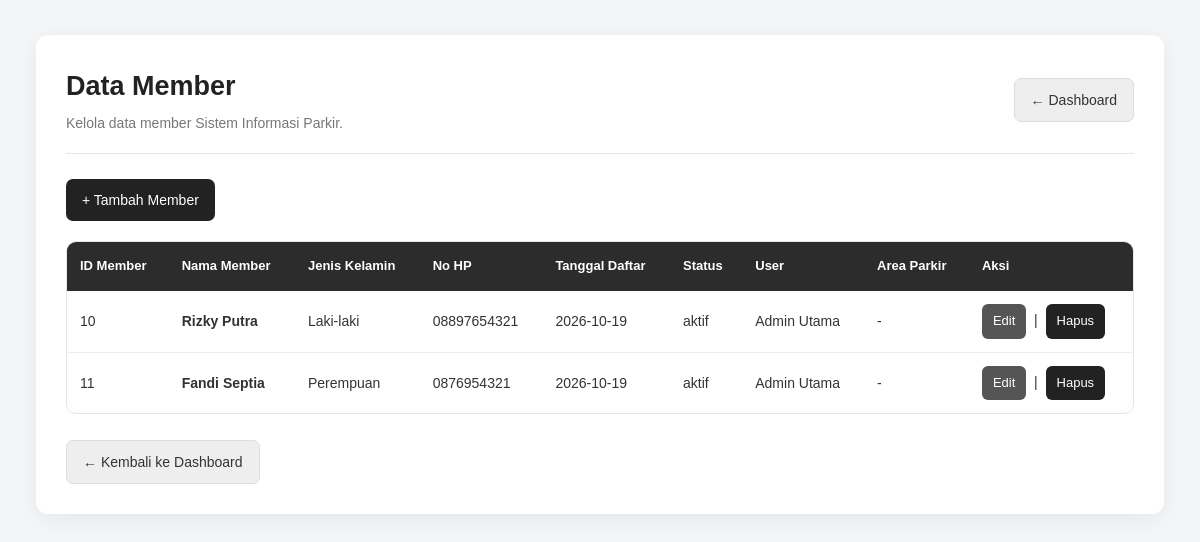
Page /member/tampil_member.php on the committed database.
### tables this page shows
CREATE TABLE `tb_member` (
  `id_member` int(11) NOT NULL,
  `nama_member` varchar(100) NOT NULL,
  `jenis_kelamin` enum('L','P') NOT NULL,
  `no_hp` varchar(20) DEFAULT NULL,
  `tanggal_daftar` date NOT NULL,
  `status_aktif` enum('aktif','suspended') NOT NULL DEFAULT 'aktif',
  `id_user` int(11) DEFAULT NULL,
  `id_area` int(11) DEFAULT NULL
);

CREATE TABLE `tb_user` (
  `id_user` int(11) NOT NULL,
  `nama_lengkap` varchar(100) NOT NULL,
  `username` varchar(50) NOT NULL,
  `password` varchar(255) NOT NULL,
  `role` enum('admin','petugas','owner') NOT NULL,
  `status_aktif` tinyint(1) NOT NULL DEFAULT 1
);

### member/tampil_member.php (the view, shortened to what this page needs)
<?php
require_once '../koneksi.php';
$query = mysqli_query(
    $koneksi,
    "
    SELECT
        tb_member.*,
        tb_user.nama_lengkap,
        tb_area_parkir.nama_area
    FROM tb_member
    /* Menghubungkan member dengan data user */
    LEFT JOIN tb_user
        ON tb_member.id_user = tb_user.id_user
    /* Menghubungkan member dengan data area parkir */
    LEFT JOIN tb_area_parkir
        ON tb_member.id_area = tb_area_parkir.id_area
    /* Mengurutkan data berdasarkan ID member */
    ORDER BY tb_member.id_member ASC
    "
);
?>
<!DOCTYPE html>
<html lang="id">
<head>
    <link rel="stylesheet" href="http://localhost/parkir/style.css?v=3">
</head>
<body>
    <div class="container">
        <div class="page-header">
            <div>
                <h2>
                    Data Member
                </h2>
                <p class="page-description">
                    Kelola data member Sistem Informasi Parkir.
                </p>
            </div>
            <a href="../dashboard.php" class="kembali">
                ← Dashboard
            </a>
        </div>
        <p>
            <a href="tambah_member.php" class="btn">
                + Tambah Member
            </a>
        </p>
        <table>
            <tr>
                <th>
                    ID Member
                </th>
                <th>
                    Nama Member
                </th>
                <th>
                    Jenis Kelamin
                </th>
                <th>
                    No HP
                </th>
                <th>
                    Tanggal Daftar
                </th>
                <th>
                    Status
                </th>
                <th>
                    User
                </th>
                <th>
                    Area Parkir
                </th>
                <th>
                    Aksi
                </th>
            </tr>
            <?php
            while ($member = mysqli_fetch_assoc($query)) {
                ?>
                <tr>
                    <td>
                        <?= htmlspecialchars(
                            $member['id_member']
                        ); ?>
                    </td>
                    <td>
                        <strong>
                            <?= htmlspecialchars(
                                $member['nama_member']
                            ); ?>
                        </strong>
                    </td>
                    <td>
                        <?php
                        if ($member['jenis_kelamin'] == 'L') {
                            echo "Laki-laki";
                        } else {
                            echo "Perempuan";
                        }
                        ?>
                    </td>
                    <td>
                        <?= htmlspecialchars(
                            $member['no_hp']
                        ); ?>
                    </td>
                    <td>
                        <?= htmlspecialchars(
                            $member['tanggal_daftar']
                        ); ?>
                    </td>
                    <td>
                        <?= htmlspecialchars(
                            $member['status_aktif']
                        ); ?>
                    </td>
                    <td>
                        <?= htmlspecialchars(
                            $member['nama_lengkap'] ?? '-'
                        ); ?>
                    </td>
                    <td>
                        <?= htmlspecialchars(
                            $member['nama_area'] ?? '-'
                        ); ?>
                    </td>
                    <td>
                        <a href="edit_member.php?id=<?= $member['id_member']; ?>" class="edit">
                            Edit
                        </a>
                        &nbsp;|&nbsp;
                        <a href="hapus_member.php?id=<?= $member['id_member']; ?>" class="hapus"
                            onclick="return confirm('Yakin ingin menghapus member ini?')">
                            Hapus
                        </a>
                    </td>
                </tr>
                <?php
            }
            ?>
        </table>
        <br>
        <a href="../dashboard.php" class="kembali">
            ← Kembali ke Dashboard
        </a>
    </div>
</body>
</html>

### style.css (style rules this page uses)
* { margin: 0; padding: 0; box-sizing: border-box; }
:root { --primary: #222222; --primary-hover: #000000; --secondary: #555555; --secondary-hover: #333333; --background: #f4f5f7; --surface: #ffffff; --border: #e5e5e5; --text: #222222; --muted: #777777; --success: #2f7d4a; --danger: #b63b3b; --warning: #9a721f; --radius: 12px; --shadow: 0 5px 20px rgba(0, 0, 0, 0.06); --shadow-hover: 0 10px 30px rgba(0, 0, 0, 0.1); }
body { font-family: Arial, Helvetica, sans-serif; background: var(--background); color: var(--text); line-height: 1.6; min-height: 100vh; }
a { text-decoration: none; color: inherit; }
.container { width: 94%; max-width: 1400px; margin: 35px auto; background: var(--surface); padding: 30px; border-radius: var(--radius); box-shadow: var(--shadow); }
.page-header { display: flex; justify-content: space-between; align-items: center; gap: 20px; margin-bottom: 25px; padding-bottom: 18px; border-bottom: 1px solid var(--border); }
.page-header h2 { font-size: 27px; font-weight: 700; color: var(--text); margin-bottom: 4px; }
.page-description { color: var(--muted); font-size: 14px; }
h1, h2, h3, h4 { color: var(--text); }
.btn { display: inline-flex; align-items: center; justify-content: center; gap: 7px; background: var(--primary); color: white; padding: 10px 16px; border-radius: 7px; border: none; font-size: 14px; cursor: pointer; transition: background 0.2s ease, transform 0.2s ease, box-shadow 0.2s ease; }
.kembali { display: inline-flex; align-items: center; justify-content: center; gap: 7px; background: #eeeeee; color: #333333; padding: 10px 16px; border-radius: 7px; font-size: 14px; border: 1px solid #dddddd; transition: 0.2s ease; }
.edit { display: inline-flex; align-items: center; justify-content: center; background: #555555; color: white; padding: 7px 11px; border-radius: 6px; font-size: 13px; transition: 0.2s ease; }
.hapus { display: inline-flex; align-items: center; justify-content: center; background: #222222; color: white; padding: 7px 11px; border-radius: 6px; font-size: 13px; transition: 0.2s ease; }
table { width: 100%; border-collapse: separate; border-spacing: 0; margin-top: 20px; background: white; border: 1px solid var(--border); border-radius: 10px; overflow: hidden; }
table th { background: #2c2c2c; color: white; padding: 14px 13px; text-align: left; font-size: 13px; font-weight: 600; white-space: nowrap; border: none; }
table td { padding: 13px; border-bottom: 1px solid #eeeeee; color: #333333; font-size: 14px; vertical-align: middle; }
table tr:last-child td { border-bottom: none; }
table tbody tr { transition: background 0.15s ease; }
.container, .dashboard, .login-card, .card, .stat-card { animation: fadeIn 0.3s ease; }

### rows in the picture
tb_member: id_member "10", nama_member "Rizky Putra", jenis_kelamin "Laki-laki", no_hp "08897654321", tanggal_daftar "2026-10-19", status_aktif "aktif", id_user.nama_lengkap "Admin Utama", nama_area "-"
tb_member: id_member "11", nama_member "Fandi Septia", jenis_kelamin "Perempuan", no_hp "0876954321", tanggal_daftar "2026-10-19", status_aktif "aktif", id_user.nama_lengkap "Admin Utama", nama_area "-"
